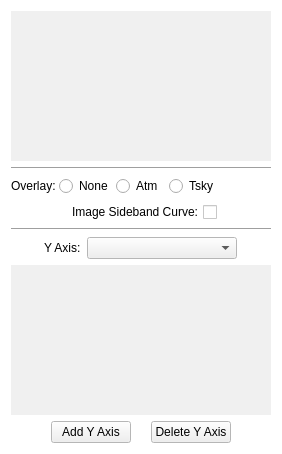
<?xml version="1.0" encoding="UTF-8"?>
<ui version="4.0">
 <class>AxesTab</class>
 <widget class="QWidget" name="AxesTab">
  <property name="geometry">
   <rect>
    <x>0</x>
    <y>0</y>
    <width>276</width>
    <height>431</height>
   </rect>
  </property>
  <property name="maximumSize">
   <size>
    <width>500</width>
    <height>16777215</height>
   </size>
  </property>
  <property name="palette">
   <palette>
    <active>
     <colorrole role="Base">
      <brush brushstyle="SolidPattern">
       <color alpha="255">
        <red>255</red>
        <green>255</green>
        <blue>255</blue>
       </color>
      </brush>
     </colorrole>
     <colorrole role="Window">
      <brush brushstyle="SolidPattern">
       <color alpha="255">
        <red>255</red>
        <green>255</green>
        <blue>255</blue>
       </color>
      </brush>
     </colorrole>
    </active>
    <inactive>
     <colorrole role="Base">
      <brush brushstyle="SolidPattern">
       <color alpha="255">
        <red>255</red>
        <green>255</green>
        <blue>255</blue>
       </color>
      </brush>
     </colorrole>
     <colorrole role="Window">
      <brush brushstyle="SolidPattern">
       <color alpha="255">
        <red>255</red>
        <green>255</green>
        <blue>255</blue>
       </color>
      </brush>
     </colorrole>
    </inactive>
    <disabled>
     <colorrole role="Base">
      <brush brushstyle="SolidPattern">
       <color alpha="255">
        <red>255</red>
        <green>255</green>
        <blue>255</blue>
       </color>
      </brush>
     </colorrole>
     <colorrole role="Window">
      <brush brushstyle="SolidPattern">
       <color alpha="255">
        <red>255</red>
        <green>255</green>
        <blue>255</blue>
       </color>
      </brush>
     </colorrole>
    </disabled>
   </palette>
  </property>
  <property name="windowTitle">
   <string>PlotMS Axes Tab</string>
  </property>
  <property name="autoFillBackground">
   <bool>true</bool>
  </property>
  <layout class="QVBoxLayout" name="verticalLayout">
   <item>
    <widget class="QFrame" name="xFrame">
     <property name="sizePolicy">
      <sizepolicy hsizetype="Preferred" vsizetype="Preferred">
       <horstretch>0</horstretch>
       <verstretch>0</verstretch>
      </sizepolicy>
     </property>
     <property name="minimumSize">
      <size>
       <width>0</width>
       <height>150</height>
      </size>
     </property>
     <property name="maximumSize">
      <size>
       <width>16777215</width>
       <height>200</height>
      </size>
     </property>
     <property name="palette">
      <palette>
       <active>
        <colorrole role="Base">
         <brush brushstyle="SolidPattern">
          <color alpha="255">
           <red>255</red>
           <green>255</green>
           <blue>255</blue>
          </color>
         </brush>
        </colorrole>
        <colorrole role="Window">
         <brush brushstyle="SolidPattern">
          <color alpha="255">
           <red>240</red>
           <green>240</green>
           <blue>240</blue>
          </color>
         </brush>
        </colorrole>
       </active>
       <inactive>
        <colorrole role="Base">
         <brush brushstyle="SolidPattern">
          <color alpha="255">
           <red>255</red>
           <green>255</green>
           <blue>255</blue>
          </color>
         </brush>
        </colorrole>
        <colorrole role="Window">
         <brush brushstyle="SolidPattern">
          <color alpha="255">
           <red>240</red>
           <green>240</green>
           <blue>240</blue>
          </color>
         </brush>
        </colorrole>
       </inactive>
       <disabled>
        <colorrole role="Base">
         <brush brushstyle="SolidPattern">
          <color alpha="255">
           <red>240</red>
           <green>240</green>
           <blue>240</blue>
          </color>
         </brush>
        </colorrole>
        <colorrole role="Window">
         <brush brushstyle="SolidPattern">
          <color alpha="255">
           <red>240</red>
           <green>240</green>
           <blue>240</blue>
          </color>
         </brush>
        </colorrole>
       </disabled>
      </palette>
     </property>
     <property name="autoFillBackground">
      <bool>true</bool>
     </property>
     <property name="frameShape">
      <enum>QFrame::NoFrame</enum>
     </property>
     <property name="frameShadow">
      <enum>QFrame::Plain</enum>
     </property>
    </widget>
   </item>
   <item>
    <widget class="Line" name="line_2">
     <property name="orientation">
      <enum>Qt::Horizontal</enum>
     </property>
    </widget>
   </item>
   <item>
    <widget class="QFrame" name="overlayFrame">
     <property name="sizePolicy">
      <sizepolicy hsizetype="Preferred" vsizetype="Fixed">
       <horstretch>0</horstretch>
       <verstretch>0</verstretch>
      </sizepolicy>
     </property>
     <property name="autoFillBackground">
      <bool>true</bool>
     </property>
     <layout class="QHBoxLayout" name="overlayLayout">
      <property name="spacing">
       <number>3</number>
      </property>
      <property name="sizeConstraint">
       <enum>QLayout::SetMinimumSize</enum>
      </property>
      <property name="margin">
       <number>0</number>
      </property>
      <item>
       <widget class="QLabel" name="overlayLabel">
        <property name="styleSheet">
         <string notr="true"/>
        </property>
        <property name="text">
         <string>Overlay:</string>
        </property>
       </widget>
      </item>
      <item>
       <widget class="QRadioButton" name="noneRadio">
        <property name="text">
         <string>None</string>
        </property>
       </widget>
      </item>
      <item>
       <widget class="QRadioButton" name="atmRadio">
        <property name="text">
         <string>Atm</string>
        </property>
       </widget>
      </item>
      <item>
       <widget class="Line" name="line">
        <property name="autoFillBackground">
         <bool>true</bool>
        </property>
        <property name="orientation">
         <enum>Qt::Horizontal</enum>
        </property>
       </widget>
      </item>
      <item>
       <widget class="QRadioButton" name="tskyRadio">
        <property name="text">
         <string>Tsky</string>
        </property>
       </widget>
      </item>
      <item>
       <spacer name="horizontalSpacer2">
        <property name="orientation">
         <enum>Qt::Horizontal</enum>
        </property>
        <property name="sizeHint" stdset="0">
         <size>
          <width>40</width>
          <height>20</height>
         </size>
        </property>
       </spacer>
      </item>
     </layout>
    </widget>
   </item>
   <item>
    <widget class="QFrame" name="overlayFrame_2">
     <property name="sizePolicy">
      <sizepolicy hsizetype="Preferred" vsizetype="Fixed">
       <horstretch>0</horstretch>
       <verstretch>0</verstretch>
      </sizepolicy>
     </property>
     <property name="autoFillBackground">
      <bool>true</bool>
     </property>
     <layout class="QHBoxLayout" name="overlayLayout_2">
      <property name="spacing">
       <number>3</number>
      </property>
      <property name="sizeConstraint">
       <enum>QLayout::SetMinimumSize</enum>
      </property>
      <property name="margin">
       <number>0</number>
      </property>
      <item>
       <spacer name="horizontalSpacer2_2">
        <property name="orientation">
         <enum>Qt::Horizontal</enum>
        </property>
        <property name="sizeHint" stdset="0">
         <size>
          <width>20</width>
          <height>20</height>
         </size>
        </property>
       </spacer>
      </item>
      <item>
       <widget class="QCheckBox" name="sidebandCheckBox">
        <property name="layoutDirection">
         <enum>Qt::RightToLeft</enum>
        </property>
        <property name="text">
         <string>Image Sideband Curve:</string>
        </property>
       </widget>
      </item>
      <item>
       <spacer name="horizontalSpacer">
        <property name="orientation">
         <enum>Qt::Horizontal</enum>
        </property>
        <property name="sizeHint" stdset="0">
         <size>
          <width>40</width>
          <height>20</height>
         </size>
        </property>
       </spacer>
      </item>
     </layout>
    </widget>
   </item>
   <item>
    <widget class="Line" name="line_3">
     <property name="orientation">
      <enum>Qt::Horizontal</enum>
     </property>
    </widget>
   </item>
   <item>
    <widget class="QFrame" name="yAxisChooserFrame">
     <property name="sizePolicy">
      <sizepolicy hsizetype="Preferred" vsizetype="Fixed">
       <horstretch>0</horstretch>
       <verstretch>0</verstretch>
      </sizepolicy>
     </property>
     <property name="autoFillBackground">
      <bool>true</bool>
     </property>
     <layout class="QHBoxLayout" name="yAxisChooserLayout">
      <property name="sizeConstraint">
       <enum>QLayout::SetMinimumSize</enum>
      </property>
      <property name="margin">
       <number>0</number>
      </property>
      <item>
       <spacer name="yAxisChooserLeftStretch">
        <property name="orientation">
         <enum>Qt::Horizontal</enum>
        </property>
        <property name="sizeHint" stdset="0">
         <size>
          <width>40</width>
          <height>20</height>
         </size>
        </property>
       </spacer>
      </item>
      <item>
       <widget class="QLabel" name="yAxisLabel">
        <property name="text">
         <string>Y Axis:</string>
        </property>
       </widget>
      </item>
      <item>
       <widget class="QComboBox" name="yAxisCombo">
        <property name="sizePolicy">
         <sizepolicy hsizetype="MinimumExpanding" vsizetype="Fixed">
          <horstretch>0</horstretch>
          <verstretch>0</verstretch>
         </sizepolicy>
        </property>
        <property name="minimumSize">
         <size>
          <width>150</width>
          <height>0</height>
         </size>
        </property>
        <property name="toolTip">
         <string>Set properties of the selected y-axis.</string>
        </property>
       </widget>
      </item>
      <item>
       <spacer name="yAxisChooserRightStretch">
        <property name="orientation">
         <enum>Qt::Horizontal</enum>
        </property>
        <property name="sizeHint" stdset="0">
         <size>
          <width>40</width>
          <height>20</height>
         </size>
        </property>
       </spacer>
      </item>
     </layout>
    </widget>
   </item>
   <item>
    <widget class="QFrame" name="yAxisFrame">
     <property name="sizePolicy">
      <sizepolicy hsizetype="Preferred" vsizetype="Preferred">
       <horstretch>0</horstretch>
       <verstretch>0</verstretch>
      </sizepolicy>
     </property>
     <property name="minimumSize">
      <size>
       <width>0</width>
       <height>150</height>
      </size>
     </property>
     <property name="palette">
      <palette>
       <active>
        <colorrole role="Base">
         <brush brushstyle="SolidPattern">
          <color alpha="255">
           <red>255</red>
           <green>255</green>
           <blue>255</blue>
          </color>
         </brush>
        </colorrole>
        <colorrole role="Window">
         <brush brushstyle="SolidPattern">
          <color alpha="255">
           <red>240</red>
           <green>240</green>
           <blue>240</blue>
          </color>
         </brush>
        </colorrole>
       </active>
       <inactive>
        <colorrole role="Base">
         <brush brushstyle="SolidPattern">
          <color alpha="255">
           <red>255</red>
           <green>255</green>
           <blue>255</blue>
          </color>
         </brush>
        </colorrole>
        <colorrole role="Window">
         <brush brushstyle="SolidPattern">
          <color alpha="255">
           <red>240</red>
           <green>240</green>
           <blue>240</blue>
          </color>
         </brush>
        </colorrole>
       </inactive>
       <disabled>
        <colorrole role="Base">
         <brush brushstyle="SolidPattern">
          <color alpha="255">
           <red>240</red>
           <green>240</green>
           <blue>240</blue>
          </color>
         </brush>
        </colorrole>
        <colorrole role="Window">
         <brush brushstyle="SolidPattern">
          <color alpha="255">
           <red>240</red>
           <green>240</green>
           <blue>240</blue>
          </color>
         </brush>
        </colorrole>
       </disabled>
      </palette>
     </property>
     <property name="autoFillBackground">
      <bool>true</bool>
     </property>
     <property name="frameShape">
      <enum>QFrame::NoFrame</enum>
     </property>
     <property name="frameShadow">
      <enum>QFrame::Plain</enum>
     </property>
    </widget>
   </item>
   <item>
    <widget class="QFrame" name="buttonsFrame">
     <property name="sizePolicy">
      <sizepolicy hsizetype="Expanding" vsizetype="Fixed">
       <horstretch>0</horstretch>
       <verstretch>0</verstretch>
      </sizepolicy>
     </property>
     <property name="autoFillBackground">
      <bool>true</bool>
     </property>
     <layout class="QHBoxLayout" name="horizontalLayout">
      <property name="spacing">
       <number>20</number>
      </property>
      <property name="sizeConstraint">
       <enum>QLayout::SetFixedSize</enum>
      </property>
      <property name="margin">
       <number>0</number>
      </property>
      <item>
       <spacer name="buttonsLeftstrecth">
        <property name="orientation">
         <enum>Qt::Horizontal</enum>
        </property>
        <property name="sizeHint" stdset="0">
         <size>
          <width>40</width>
          <height>20</height>
         </size>
        </property>
       </spacer>
      </item>
      <item>
       <widget class="QPushButton" name="addYButton">
        <property name="toolTip">
         <string>Click to overplot another set of y-axis data on the plot.</string>
        </property>
        <property name="text">
         <string>Add Y Axis</string>
        </property>
       </widget>
      </item>
      <item>
       <widget class="QPushButton" name="removeYButton">
        <property name="toolTip">
         <string>Click to remove the selected y-axis data from the plot.</string>
        </property>
        <property name="text">
         <string>Delete Y Axis</string>
        </property>
       </widget>
      </item>
      <item>
       <spacer name="buttonsRightstretch">
        <property name="orientation">
         <enum>Qt::Horizontal</enum>
        </property>
        <property name="sizeHint" stdset="0">
         <size>
          <width>40</width>
          <height>20</height>
         </size>
        </property>
       </spacer>
      </item>
     </layout>
    </widget>
   </item>
   <item>
    <spacer name="zTopPacker">
     <property name="orientation">
      <enum>Qt::Vertical</enum>
     </property>
     <property name="sizeHint" stdset="0">
      <size>
       <width>20</width>
       <height>0</height>
      </size>
     </property>
    </spacer>
   </item>
  </layout>
  <zorder>xFrame</zorder>
  <zorder>overlayFrame</zorder>
  <zorder>yAxisChooserFrame</zorder>
  <zorder>yAxisFrame</zorder>
  <zorder>buttonsFrame</zorder>
  <zorder>overlayFrame_2</zorder>
  <zorder>tskyRadio</zorder>
  <zorder>line_2</zorder>
  <zorder>line_3</zorder>
 </widget>
 <resources/>
 <connections>
  <connection>
   <sender>removeYButton</sender>
   <signal>clicked()</signal>
   <receiver>yAxisChooserFrame</receiver>
   <slot>hide()</slot>
   <hints>
    <hint type="sourcelabel">
     <x>184</x>
     <y>487</y>
    </hint>
    <hint type="destinationlabel">
     <x>132</x>
     <y>252</y>
    </hint>
   </hints>
  </connection>
  <connection>
   <sender>addYButton</sender>
   <signal>clicked()</signal>
   <receiver>yAxisChooserFrame</receiver>
   <slot>show()</slot>
   <hints>
    <hint type="sourcelabel">
     <x>72</x>
     <y>487</y>
    </hint>
    <hint type="destinationlabel">
     <x>132</x>
     <y>252</y>
    </hint>
   </hints>
  </connection>
 </connections>
</ui>
